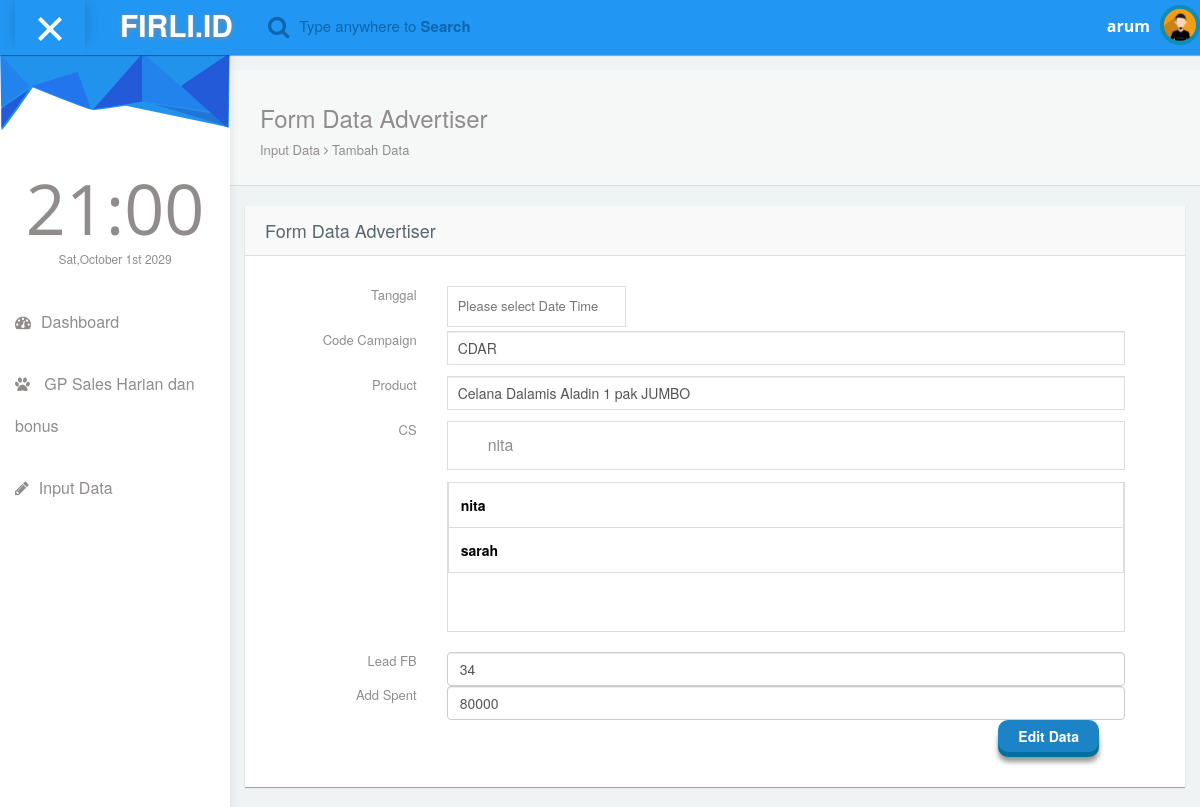
The page /Advertiser/form_adv.php?edit=65 (signed in) on the database its author committed.
### tables this page shows
CREATE TABLE `ds_ss_jualan` (
  `id_ss_jualan` bigint(200) NOT NULL,
  `tanggal` date NOT NULL,
  `code_campaign` varchar(200) NOT NULL,
  `product` varchar(200) NOT NULL,
  `adv` varchar(200) DEFAULT NULL,
  `cs` varchar(200) DEFAULT NULL,
  `lead_fb` bigint(20) NOT NULL,
  `add_spent` bigint(200) NOT NULL,
  `margin` bigint(20) NOT NULL,
  `kontak` bigint(15) NOT NULL,
  `janji_transfer` bigint(20) NOT NULL,
  `sales` bigint(20) NOT NULL
);

CREATE TABLE `ds_account_cs` (
  `id_account_cs` varchar(200) NOT NULL,
  `username` varchar(200) NOT NULL,
  `nama_cs` varchar(200) NOT NULL,
  `password_cs` varchar(200) NOT NULL
);

CREATE TABLE `ds_relation_cs_adv` (
  `id_relation` int(11) NOT NULL,
  `adv` varchar(200) DEFAULT NULL,
  `cs` varchar(200) DEFAULT NULL
);

### Advertiser/form_adv.php (the view, shortened to what this page needs)
<?php
	$temp ="";
	if(!isset($_SESSION["username"])){
		header("Location: ../login_adv.php");
	}else if(isset($_SESSION["username"])){
		$temp = explode('_',$_SESSION["username"]);
	}
	if(isset($_GET['edit'])) {
		$id=$_GET['edit'];
	}
	include("../Modul Database/koneksi.php");
	include("../Modul Database/databaseprovider.php");
?>
<!DOCTYPE html>
<html lang="en">
<head>
  <link rel="stylesheet" type="text/css" href="asset/css/bootstrap.min.css">
   <link rel="stylesheet" href="https://cdnjs.cloudflare.com/ajax/libs/flatpickr/4.2.3/flatpickr.css">
  <link rel="stylesheet" href="https://cdnjs.cloudflare.com/ajax/libs/flatpickr/4.2.3/themes/dark.css">
  <link rel="stylesheet" type="text/css" href="asset/css/plugins/font-awesome.min.css"/>
  <link rel="stylesheet" type="text/css" href="asset/css/plugins/datatables.bootstrap.min.css"/>
  <link rel="stylesheet" type="text/css" href="asset/css/plugins/animate.min.css"/>
  <link href="asset/css/style.css" rel="stylesheet">
</head>
<body id="mimin" class="dashboard">
        <nav class="navbar navbar-default header navbar-fixed-top">
          <div class="col-md-12 nav-wrapper">
            <div class="navbar-header" style="width:100%;">
              <div class="opener-left-menu is-open">
                <span class="bottom"></span>
              </div>
                <a href="index_adv.php" class="navbar-brand">
                 <b>FIRLI.ID</b>
                </a>
              <ul class="nav navbar-nav search-nav">
                <li>
                   <div class="search">
                    <span class="fa fa-search icon-search" style="font-size:23px;"></span>
                    <div class="form-group form-animate-text">
                      <input type="text" class="form-text" required>
                      <label class="label-search">Type anywhere to <b>Search</b> </label>
                    </div>
                  </div>
                </li>
              </ul>
              <ul class="nav navbar-nav navbar-right user-nav">
                <li class="user-name"><span>		<?php
								if(isset($_SESSION["username"])){
									echo $temp[0];
								}
							?></span></li>
                  <li class="dropdown avatar-dropdown">
                   <img src="asset/img/avatar.jpg" class="img-circle avatar" alt="user name" data-toggle="dropdown" aria-haspopup="true" aria-expanded="true"/>
                </li>
              </ul>
            </div>
          </div>
        </nav>
      <div class="container-fluid mimin-wrapper">
          <div id="left-menu">
              <div class="sub-left-menu scroll">
                <ul class="nav nav-list">
                    <li><div class="left-bg"></div></li>
                    <li class="time">
                      <h1 class="animated fadeInLeft">21:00</h1>
                      <p class="animated fadeInRight">Sat,October 1st 2029</p>
                    </li>
                    <li>
                        <a href="index_adv.php">
                           <span class="fa fa-dashboard"></span>Dashboard
                        </a>
                    </li>
					<li>
                        <a href="daily_adv.php">
                           <span class="fa fa-paw"></span> GP Sales Harian dan bonus
                        </a>
                    </li>
                    <li>
                        <a href="inputdata_adv.php">
                           <span class="fa fa-pencil"></span>Input Data
                        </a>
                    </li>
                  </ul>
                </div>
            </div>
            <div id="content">
                <div class="panel box-shadow-none content-header">
                  <div class="panel-body">
                    <div class="col-md-12">
                        <h3 class="animated fadeInLeft">Form Data Advertiser</h3>
                        <p class="animated fadeInDown">
                          Input Data <span class="fa-angle-right fa"></span> Tambah Data
                        </p>
                    </div>
                  </div>
                </div>
                <div class="form-element">
                  <div class="col-md-12 padding-0">
                    <div class="col-md-12">
                      <div class="panel form-element-padding">
                        <div class="panel-heading">
                         <h4>Form Data Advertiser</h4>
                        </div>
                         <div class="panel-body" style="padding-bottom:20px;">
                          <div class="col-md-12">
								<?php
									$data_jualan = "";
									if($id !="") {
										$query_jualan = mysqli_query($conn,
														"SELECT * FROM ds_ss_jualan
															LEFT JOIN ds_account_cs
															ON ds_ss_jualan.cs = ds_account_cs.id_account_cs
														where id_ss_jualan='$id'");
										$data_jualan = mysqli_fetch_array($query_jualan);
									}
								?>
						   <form onkeypress="return event.keyCode != 13;" id="myForm" method="POST">
								<div class="form-group"><label class="col-sm-2 control-label text-right">Tanggal</label>
								  <div class="col-sm-10"><input name="tanggal" type="text" id="rangeDate" value="" placeholder="Please select Date Time" data-input></div>
								</div>
								<div class="form-group"><label class="col-sm-2 control-label text-right">Code Campaign</label>
								  <div class="col-sm-10"><input required value="<?php echo ($id == "" ?  "" :"$data_jualan[code_campaign]"); ?>" name="code_campaign" type="text" class="form-control" placeholder="Code Campaign"></div>
								</div>
								<div class="form-group"><label class="col-sm-2 control-label text-right">Product</label>
								  <div class="col-sm-10"><input required value="<?php echo ($id == "" ?  "" :"$data_jualan[product]"); ?>" name="product" type="text" class="form-control" placeholder="Produk"></div>
								</div>
								<div class="form-group"><label class="col-sm-2 control-label text-right">CS</label>
								  <div class="col-sm-10"><input required value="<?php echo ($id == "" ?  "" :"$data_jualan[username]"); ?>" name="cs" type="text" id="searchName" onkeyup="myFunction()" placeholder="Search  for names.." title="Type in a name">
										<div id="list">
										<ul id="myUL">
										  <?php
												$all_connection = mysqli_query($conn,"SELECT * FROM `ds_relation_cs_adv`
																			 LEFT JOIN ds_account_cs
																			 ON ds_relation_cs_adv.cs = ds_account_cs.id_account_cs
																		   where adv='usradv_".$temp[0]."'
																		  ");
												 while($data = mysqli_fetch_array($all_connection)){
											  ?>
												  <li><a href="#" onClick=getListName(<?php echo "'$data[username]'"; ?>);><?php echo "$data[username]"; ?></a></li>
											<?php
												}
											?>
										  </div>
										</div>
								</div>
								<div class="form-group"><label class="col-sm-2 control-label text-right">Lead FB</label>
								  <div  class="col-sm-10"><input required value="<?php echo ($id == "" ?  "" :"$data_jualan[lead_fb]"); ?>" name="lead_fb" type="number" class="form-control" placeholder="lead fb"></div>
								</div>
								<div class="form-group"><label class="col-sm-2 control-label text-right">Add Spent</label>
								  <div class="col-sm-10"><input required value="<?php echo ($id == "" ?  "" :"$data_jualan[add_spent]"); ?>" name="add_spent" type="number" class="form-control" placeholder="add sepnt"></div>
								</div>
								<div class="panel-body">
									<div class="col-sm-10"></div>
									<input type="Submit" class=" btn btn-3d btn-primary" value="<?php echo ($id==""?'Tambah Data':'Edit Data');  ?>" name="tambahData"/>
								</div>
						   </form>
                          </div>
                        </div>
                      </div>
                    </div>
                  </div>
                </div>
      </div>
</body>
</html>
<head>
</head>
<body>
</body>

### Advertiser/form_adv.php (style rules this page uses)
* { box-sizing: border-box; }
#searchName { background-image: url('/css/searchicon.png'); background-position: 10px 12px; background-repeat: no-repeat; width: 100%; font-size: 16px; padding: 12px 20px 12px 40px; border: 1px solid #ddd; margin-bottom: 12px; }
#myUL { list-style-type: none; padding: 0; margin: 0; }
#list { border: 1px solid #ddd; height :150px; overflow : auto; margin-bottom:20px; }
#myUL li a { border: 1px solid #ddd; margin-top: -1px; padding: 12px; text-decoration: none; font-size: 14px; color: black; display: block }

### rows shown on the page
ds_ss_jualan: code_campaign "CDAR", product "Celana Dalamis Aladin 1 pak JUMBO", cs "nita", lead_fb "34", add_spent "80000"
ds_relation_cs_adv: cs.username "nita"
ds_relation_cs_adv: cs.username "sarah"

### other values the page prints
$temp[0] "arum"
